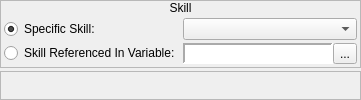
            <widget class="QWidget" name="hero_wSkill">
             <layout class="QVBoxLayout" name="verticalLayout_60">
              <property name="spacing">
               <number>3</number>
              </property>
              <property name="margin">
               <number>0</number>
              </property>
              <item>
               <widget class="QFrame" name="frame_44">
                <property name="sizePolicy">
                 <sizepolicy hsizetype="Preferred" vsizetype="Fixed">
                  <horstretch>0</horstretch>
                  <verstretch>0</verstretch>
                 </sizepolicy>
                </property>
                <property name="frameShape">
                 <enum>QFrame::StyledPanel</enum>
                </property>
                <property name="frameShadow">
                 <enum>QFrame::Raised</enum>
                </property>
                <layout class="QVBoxLayout" name="verticalLayout_59">
                 <property name="spacing">
                  <number>0</number>
                 </property>
                 <property name="margin">
                  <number>0</number>
                 </property>
                 <item>
                  <widget class="QLabel" name="label_26">
                   <property name="sizePolicy">
                    <sizepolicy hsizetype="Preferred" vsizetype="Fixed">
                     <horstretch>0</horstretch>
                     <verstretch>0</verstretch>
                    </sizepolicy>
                   </property>
                   <property name="text">
                    <string>Skill</string>
                   </property>
                   <property name="alignment">
                    <set>Qt::AlignCenter</set>
                   </property>
                  </widget>
                 </item>
                 <item>
                  <widget class="QWidget" name="widget_51" native="true">
                   <layout class="QHBoxLayout" name="horizontalLayout_53">
                    <property name="spacing">
                     <number>3</number>
                    </property>
                    <property name="margin">
                     <number>3</number>
                    </property>
                    <item>
                     <widget class="QWidget" name="widget_60" native="true">
                      <property name="sizePolicy">
                       <sizepolicy hsizetype="Fixed" vsizetype="Preferred">
                        <horstretch>0</horstretch>
                        <verstretch>0</verstretch>
                       </sizepolicy>
                      </property>
                      <layout class="QVBoxLayout" name="verticalLayout_68">
                       <property name="spacing">
                        <number>3</number>
                       </property>
                       <property name="margin">
                        <number>0</number>
                       </property>
                       <item>
                        <widget class="QRadioButton" name="heroskill_rbSpecificSkill">
                         <property name="text">
                          <string>Specific Skill:</string>
                         </property>
                         <property name="checked">
                          <bool>true</bool>
                         </property>
                        </widget>
                       </item>
                       <item>
                        <widget class="QRadioButton" name="heroskill_rbReferencedSkill">
                         <property name="text">
                          <string>Skill Referenced In Variable:</string>
                         </property>
                        </widget>
                       </item>
                      </layout>
                     </widget>
                    </item>
                    <item>
                     <widget class="QWidget" name="widget_61" native="true">
                      <layout class="QVBoxLayout" name="verticalLayout_74">
                       <property name="spacing">
                        <number>3</number>
                       </property>
                       <property name="margin">
                        <number>0</number>
                       </property>
                       <item>
                        <widget class="QComboBox" name="heroskill_cboxSkills"/>
                       </item>
                       <item>
                        <widget class="QWidget" name="heroskill_wVariable" native="true">
                         <property name="sizePolicy">
                          <sizepolicy hsizetype="Preferred" vsizetype="Fixed">
                           <horstretch>0</horstretch>
                           <verstretch>0</verstretch>
                          </sizepolicy>
                         </property>
                         <layout class="QHBoxLayout" name="horizontalLayout_61">
                          <property name="spacing">
                           <number>0</number>
                          </property>
                          <property name="margin">
                           <number>0</number>
                          </property>
                          <item>
                           <widget class="QLabel" name="heroskill_lblVariable">
                            <property name="sizePolicy">
                             <sizepolicy hsizetype="Preferred" vsizetype="Preferred">
                              <horstretch>0</horstretch>
                              <verstretch>0</verstretch>
                             </sizepolicy>
                            </property>
                            <property name="minimumSize">
                             <size>
                              <width>150</width>
                              <height>0</height>
                             </size>
                            </property>
                            <property name="font">
                             <font>
                              <family>Monospace</family>
                             </font>
                            </property>
                            <property name="styleSheet">
                             <string notr="true">background-color: palette(base);</string>
                            </property>
                            <property name="frameShape">
                             <enum>QFrame::Panel</enum>
                            </property>
                            <property name="frameShadow">
                             <enum>QFrame::Sunken</enum>
                            </property>
                            <property name="lineWidth">
                             <number>2</number>
                            </property>
                            <property name="text">
                             <string/>
                            </property>
                           </widget>
                          </item>
                          <item>
                           <widget class="QToolButton" name="heroskill_bBrowseVariables">
                            <property name="text">
                             <string>...</string>
                            </property>
                            <property name="icon">
                             <iconset resource="gui_icons.qrc">
                              <normaloff>:/icons/fileopen.png</normaloff>:/icons/fileopen.png</iconset>
                            </property>
                           </widget>
                          </item>
                         </layout>
                        </widget>
                       </item>
                      </layout>
                     </widget>
                    </item>
                   </layout>
                  </widget>
                 </item>
                </layout>
               </widget>
              </item>
              <item>
               <widget class="QFrame" name="frame_45">
                <property name="frameShape">
                 <enum>QFrame::StyledPanel</enum>
                </property>
                <property name="frameShadow">
                 <enum>QFrame::Raised</enum>
                </property>
               </widget>
              </item>
             </layout>
            </widget>
